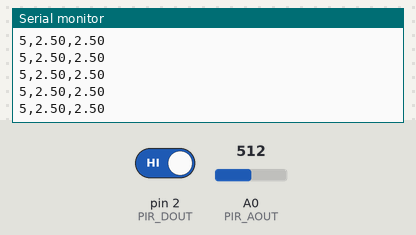
A sketch run on a simulated Arduino Uno, built with avr-gcc and run on an emulated ATmega328P. Shown: the last lines printed to the serial monitor. The test bench sets the inputs (shaded band); at power-on: A0 (PIR_AOUT) = 512, pin 2 (PIR_DOUT) HIGH.

Above: at 1.2 s.
1.3 s: A0 (PIR_AOUT) set to 716
At 1.32 s:
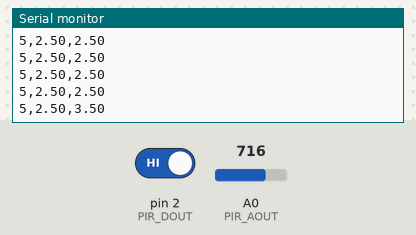
2.8 s: pin 2 (PIR_DOUT) driven LOW
At 2.83 s:
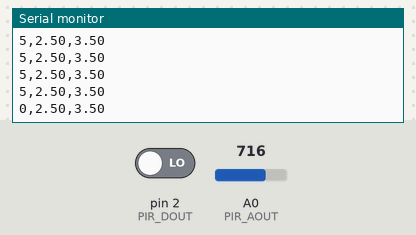
4.3 s: A0 (PIR_AOUT) set to 900
At 4.35 s:
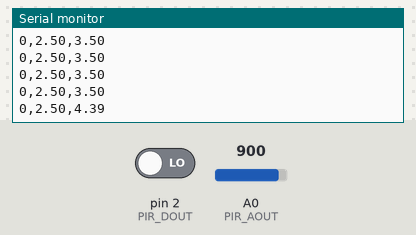
5.8 s: pin 2 (PIR_DOUT) driven HIGH
At 5.86 s:
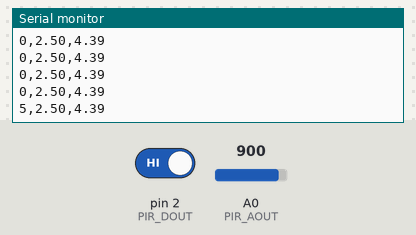
Timing chart, 0 to 8.3 s (numbered marks = the images above; inputs shaded):
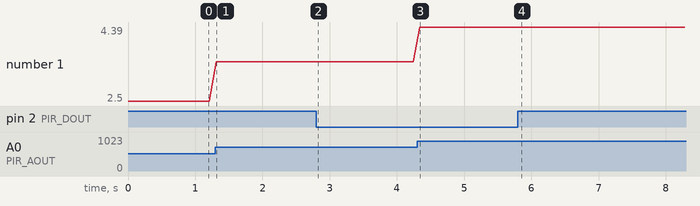

The sketch:

PirDetectionDebug.ino
```cpp
/*
 *  Program to use the SparkFun OpenPIR sensor and output it's analog / digital values.
 *  Values are outputted to serial monitor as digitalVal, upperLimit, analogVal (scaled as voltage)
 *
 *  Pin configurations should be the following when using Arduino Uni R3:
 *   - A -> A0
 *   - VCC -> 5V
 *   - GND -> GND
 *   - OUT -> Digital pin 2
 */
#define PIR_AOUT A0  // PIR analog output on A0
#define PIR_DOUT 2   // PIR digital output on D2

void setup()
{
  Serial.begin(115200);
  // Set analog and digital pins as inputs
  pinMode(PIR_AOUT, INPUT);
  pinMode(PIR_DOUT, INPUT);
}

void loop()
{
  // Print digital value, upper limit and analogVal (scaled)
  printAnalogValue();
  delay(100);
}

/* Read and print digitalVal, upperLimit, analogVal (scaled as voltage) */
void printAnalogValue()
{
    // Read in analog value
    unsigned int analogPIR = analogRead(PIR_AOUT);
    // Convert 10-bit analog value to a voltage
    float voltage = (float) analogPIR / 1024.0 * 5.0;

    // Scaled digital output
    Serial.print(5 * digitalRead(PIR_DOUT));
    Serial.print(',');
    // Upper limit
    Serial.print(2.5);
    Serial.print(',');
    // Voltage
    Serial.print(voltage); // Print voltage
    Serial.println();
}
```

Measured:
- after the input at 1.3 s, the serial monitor: prints a new line at once (image 1)
- after the input at 2.8 s, the serial monitor: prints a new line at once (image 2)
- after the input at 4.3 s, the serial monitor: prints a new line at once (image 3)
- after the input at 5.8 s, the serial monitor: prints a new line after 0.06 s (image 4)
- plotted number 1: 2.5 → 3.5 after the input at 1.3 s, 3.5 → 4.39 after the input at 4.3 s
